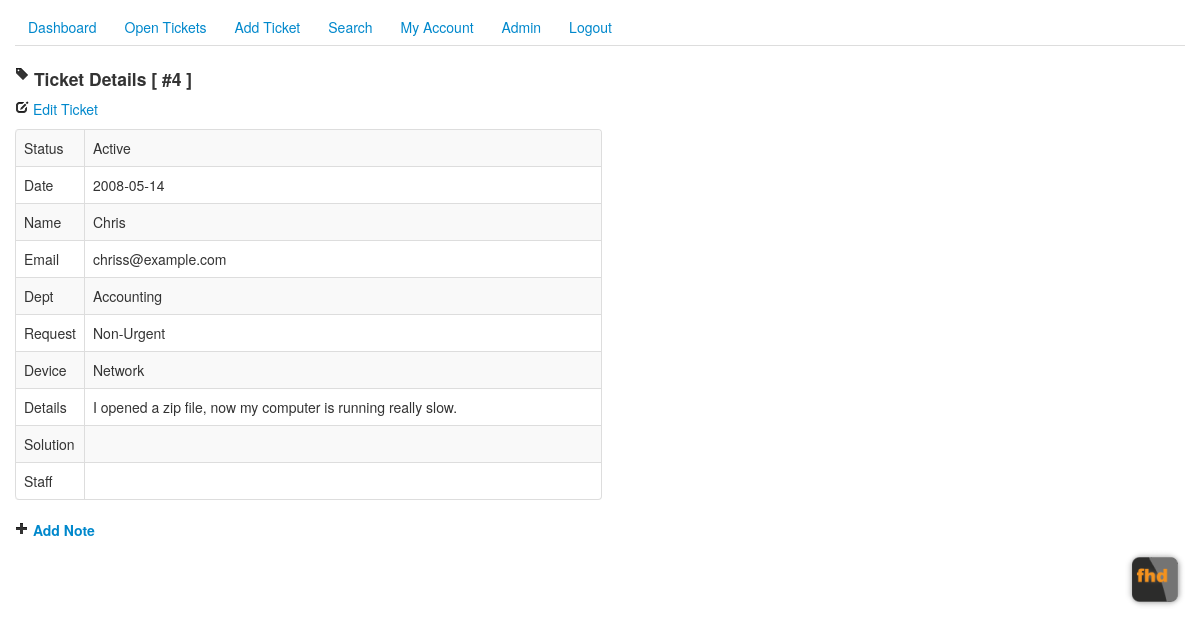
The app's page /fhd_call_details.php?call_id=4 (signed in) with its own data.
### tables this page shows
CREATE TABLE IF NOT EXISTS `site_calls` (
  `call_id` int(11) NOT NULL AUTO_INCREMENT,
  `call_first_name` varchar(100) NOT NULL,
  `call_last_name` varchar(100) NOT NULL,
  `call_phone` varchar(100) NOT NULL,
  `call_email` varchar(200) NOT NULL,
  `call_department` int(11) NOT NULL DEFAULT '0',
  `call_request` int(11) NOT NULL DEFAULT '0',
  `call_device` int(11) NOT NULL DEFAULT '0',
  `call_details` text NOT NULL,
  `call_date` int(11) NOT NULL DEFAULT '0',
  `call_date2` int(11) NOT NULL DEFAULT '0',
  `call_status` int(11) NOT NULL DEFAULT '0',
  `call_solution` text NOT NULL,
  `call_user` int(11) NOT NULL DEFAULT '0',
  `call_staff` int(11) NOT NULL DEFAULT '0',
  PRIMARY KEY (`call_id`),
  KEY `call_department` (`call_department`),
  KEY `call_request` (`call_request`),
  KEY `call_device` (`call_device`),
  KEY `call_status` (`call_status`),
  KEY `call_user` (`call_user`),
  KEY `call_staff` (`call_staff`)
);

### includes/functions.php (called while the page is built, shortened)
<?php
function checkid($id) {
	if(!is_numeric($id)){
		echo "<p>Invalid ID</p>";
		exit;
		}else{
	return $id;
	}
}
function call_status($value) {
switch ($value) {
    case '0':
        $value = "Active";
        break;
}
	return $value;
}
?>

### includes/checksession.php (called while the page is built, shortened)
<?php
if(isset($_SESSION['user_id'])){
	$user_id = $_SESSION['user_id'];
	$user_level = $_SESSION['user_level'];
	}
	else{
	echo "<script>document.location.href='/?e=1'</script>";
	exit;
	}
?>

### includes/ez_sql_mysqli.php (called while the page is built, shortened)
<?php
	$ezsql_mysqli_str = array
	(
		1 => 'Require $dbuser and $dbpassword to connect to a database server',
		2 => 'Error establishing mySQLi database connection. Correct user/password? Correct hostname? Database server running?',
		3 => 'Require $dbname to select a database',
		4 => 'mySQLi database connection is not active',
		5 => 'Unexpected error while trying to select database'
	);
	class ezSQL_mysqli extends ezSQLcore
	{
		function ezSQL_mysqli($dbuser='', $dbpassword='', $dbname='', $dbhost='localhost', $encoding='')
		{
			$this->dbuser = $dbuser;
			$this->dbpassword = $dbpassword;
			$this->dbname = $dbname;
			$this->dbhost = $dbhost;
			$this->encoding = $encoding;
		}
		function connect($dbuser='', $dbpassword='', $dbhost='localhost')
		{
			global $ezsql_mysqli_str; $return_val = false;
			if ( ! $dbuser )
			{
				$this->register_error($ezsql_mysqli_str[1].' in '.__FILE__.' on line '.__LINE__);
				$this->show_errors ? trigger_error($ezsql_mysqli_str[1],E_USER_WARNING) : null;
			}
			else if ( ! $this->dbh = new mysqli($dbhost,$dbuser,$dbpassword) )
			{
				$this->register_error($ezsql_mysqli_str[2].' in '.__FILE__.' on line '.__LINE__);
				$this->show_errors ? trigger_error($ezsql_mysqli_str[2],E_USER_WARNING) : null;
			}
			else
			{
				$return_val = true;
			}
			return $return_val;
		}
		function select($dbname='', $encoding='')
		{
			global $ezsql_mysqli_str; $return_val = false;
			if ( ! $dbname )
			{
				$this->register_error($ezsql_mysqli_str[3].' in '.__FILE__.' on line '.__LINE__);
				$this->show_errors ? trigger_error($ezsql_mysqli_str[3],E_USER_WARNING) : null;
			}
			else if ( ! $this->dbh )
			{
				$this->register_error($ezsql_mysqli_str[4].' in '.__FILE__.' on line '.__LINE__);
				$this->show_errors ? trigger_error($ezsql_mysqli_str[4],E_USER_WARNING) : null;
			}
			else if ( !@$this->dbh->select_db($dbname) )
			{
				if ( !$str = @$this->dbh->error)
					  $str = $ezsql_mysqli_str[5];
				$this->register_error($str.' in '.__FILE__.' on line '.__LINE__);
				$this->show_errors ? trigger_error($str,E_USER_WARNING) : null;
			}
			else
			{
				$return_val = true;
			}
			return $return_val;
		}
		function query($query)
		{
			$return_val = 0;
			$query = trim($query);
			$this->result = @$this->dbh->query($query);
			$is_insert = false;
			if ( preg_match("/^(insert|delete|update|replace|truncate|drop|create|alter|begin|commit|rollback|set)/i",$query) )
			{
				$this->rows_affected = @$this->dbh->affected_rows;
				if ( preg_match("/^(insert|replace)\s+/i",$query) )
				{
					$this->insert_id = @$this->dbh->insert_id;
				}
				$return_val = $this->rows_affected;
			}
			else
			{
				$i=0;
				$num_rows=0;
				while ( $row = @$this->result->fetch_object() )
				{
					$num_rows++;
				}
				$this->num_rows = $num_rows;
				$return_val = $this->num_rows;
			}
			return $return_val;
		}
	}

### includes/ez_sql_core.php (called while the page is built, shortened)
<?php
	class ezSQLcore
	{
		var $show_errors      = true;
		var $timers           = array();
		function flush()
		{
			$this->last_result = null;
		}
		function get_var($query=null,$x=0,$y=0)
		{
			if ( $query )
			{
				$this->query($query);
			}
			if ( $this->last_result[$y] )
			{
				$values = array_values(get_object_vars($this->last_result[$y]));
			}
			return (isset($values[$x]) && $values[$x]!=='')?$values[$x]:null;
		}
		function get_row($query=null,$output=OBJECT,$y=0)
		{
			if ( $query )
			{
				$this->query($query);
			}
			if ( $output == OBJECT )
			{
				return $this->last_result[$y]?$this->last_result[$y]:null;
			}
			elseif ( $output == ARRAY_A )
			{
				return $this->last_result[$y]?get_object_vars($this->last_result[$y]):null;
			}
			elseif ( $output == ARRAY_N )
			{
				return $this->last_result[$y]?array_values(get_object_vars($this->last_result[$y])):null;
			}
			else
			{
				$this->show_errors ? trigger_error(" \$db->get_row(string query, output type, int offset) -- Output type must be one of: OBJECT, ARRAY_A, ARRAY_N",E_USER_WARNING) : null;
			}
		}
		function timer_get_cur()
		{
			list($usec, $sec) = explode(" ",microtime());
			return ((float)$usec + (float)$sec);
		}
		function timer_start($timer_name)
		{
			$this->timers[$timer_name] = $this->timer_get_cur();
		}
		function timer_elapsed($timer_name)
		{
			return round($this->timer_get_cur() - $this->timers[$timer_name],2);
		}
	}

### fhd_call_details.php (the view, shortened to what this page needs)
<?php
include("includes/checksession.php");
?>
<!DOCTYPE html>
<html>
<head>
<?php
include("includes/header.php");
include("includes/all-nav.php");
include('includes/functions.php');
$call_id = checkid($_GET['call_id']);
include("includes/ez_sql_core.php");
include("includes/ez_sql_mysqli.php");
$db = new ezSQL_mysqli(db_user,db_password,db_name,db_host);
$nacl = md5(AUTH_KEY.$db->get_var("select last_login from site_users where user_id = $user_id;"));
$site_calls = $db->get_row("SELECT call_id,call_first_name,call_last_name,call_phone,call_email,call_department,call_request,call_device,call_details ,call_date,call_date2,call_status,call_solution,call_user,call_staff FROM site_calls WHERE (call_id = $call_id) limit 1;");
?>
<h4><i class='icon-tag'></i> Ticket Details [ #<?php echo $call_id;?> ]</h4>
<?php if($user_level <> 1){ ?>
<p><i class="icon-edit"></i> <a href="fhd_call_edit.php?call_id=<?php echo $call_id;?>">Edit Ticket</a></p>
<?php } ?>
<table class="<?php echo $table_style_2;?>">
<?php
	$call_id = $site_calls->call_id;
	$call_request = $site_calls->call_request;
	$request_name = $db->get_var("SELECT type_name from site_types WHERE (type_id = $call_request);");
	$call_department = $site_calls->call_department;
	$department_name = $db->get_var("SELECT type_name from site_types WHERE (type_id = $call_department);");
	$call_device = $site_calls->call_device;
	$device_name = $db->get_var("SELECT type_name from site_types WHERE (type_id = $call_device);");
	$call_staff = $site_calls->call_staff;
	$staff_name = $db->get_var("SELECT user_name from site_users WHERE (user_id = $call_staff);");
	echo "<tr><td>Status</td><td>" . call_status($site_calls->call_status) . "</td></tr>\n";
	echo "<tr><td>Date</td><td>" . date('Y-m-d',$site_calls->call_date) . "</td></tr>\n";
	echo "<tr><td>Name</td><td>" . $site_calls->call_first_name . "</td></tr>\n";
	echo "<tr><td>Email</td><td>".$site_calls->call_email."</td></tr>\n";
	echo "<tr><td>Dept</td><td>$department_name</td></tr>\n";
	echo "<tr><td>Request</td><td>$request_name</td></tr>\n";
	echo "<tr><td>Device</td><td>$device_name</td></tr>\n";
	echo "<tr><td>Details</td><td style='width: 500px;'>".$site_calls->call_details."</td></tr>\n";
	echo "<tr><td>Solution</td><td style='width: 500px;'>".$site_calls->call_solution."</td></tr>\n";
	echo "<tr><td>Staff</td><td>$staff_name</td></tr>\n";
?>
</table>
<h5><i class="icon-plus"></i> <a href="fhd_add_note.php?call_id=<?php echo $call_id;?>&action=add&nacl=<?php echo $nacl;?>">Add Note</a></h5>
<?php
include("includes/footer.php");
?>

### records on screen
site_calls: call_status "Active", call_date "2008-05-14", call_first_name "Chris", call_email "chriss@example.com", call_details "I opened a zip file, now my computer is running really slow."

### other values on screen
$call_id "4"
$department_name "Accounting"
$request_name "Non-Urgent"
$device_name "Network"
